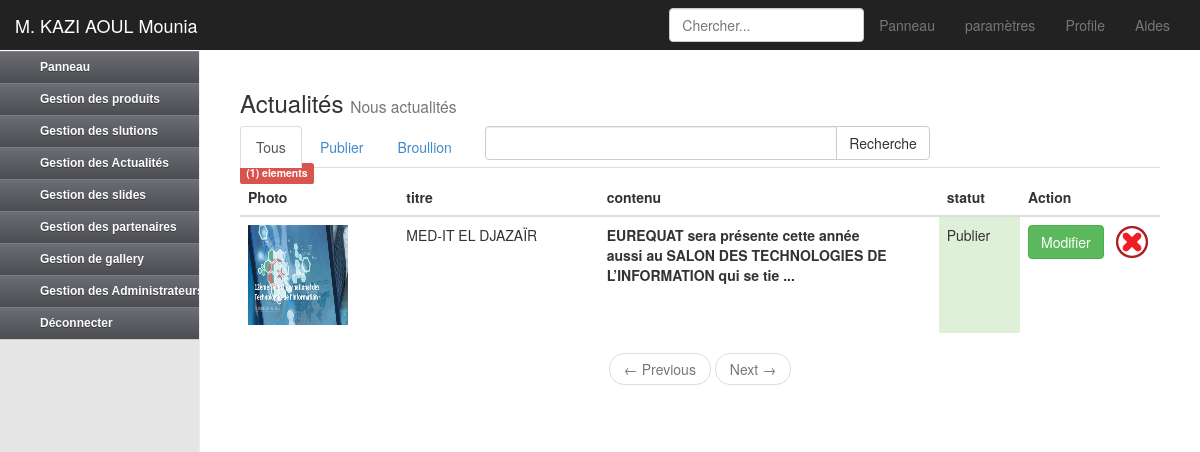
The app's page /image/afficherActualite.php (signed in) with its own data.
### tables this page shows
CREATE TABLE IF NOT EXISTS `actualite` (
  `id_actualite` int(11) NOT NULL AUTO_INCREMENT,
  `titre_actualite` varchar(100) NOT NULL,
  `auteur_actualite` int(100) NOT NULL,
  `contenu_actualite` longtext NOT NULL,
  `image_actualite` varchar(100) NOT NULL,
  `statut_actualite` int(100) NOT NULL,
  `date_actualite` timestamp NOT NULL DEFAULT CURRENT_TIMESTAMP ON UPDATE CURRENT_TIMESTAMP,
  PRIMARY KEY (`id_actualite`)
);

### image/afficherActualite.php (the view, shortened to what this page needs)
<?php
if(isset($_POST['recherche']))
{
$g=$_POST['testeRecherche'];
}
elseif(isset($_GET['g'])) $g=$_GET['g'];
else $g="KFTM0CF1K";
if(isset($_GET['o'])) $p=$_GET['o'];
else $p=0;
?>
   <div class="text-left" href="#actualite">
	<h3>Actualités <small>Nous actualités</small></h3>
	<ul class="nav nav-tabs" role="tablist">
	  <li class="<?php  if ($g=="KFTM0CF1K") echo "active"; else echo " "; ?>"><a href="afficherActualite.php?g=KFTM0CF1K#actualite">Tous</a></li>
	  <li class="<?php  if ($g=="KFTM1CF1K") echo "active"; else echo " ";  ?>"><a href="afficherActualite.php?g=KFTM1CF1K#actualite">Publier</a></li>
	  <li class="<?php  if ($g=="KFTM2CF1K") echo "active"; else echo " "; ?>"><a href="afficherActualite.php?g=KFTM2CF1K#actualite">Broullion</a></li>
			  <form action="afficherActualite.php#actualite" method="POST">
				<div class="row">
				<div class="col-lg-6">
				<div class="input-group">
				  <input type="text" name="testeRecherche" class="form-control" value="<?php if(isset($_POST['testeRecherche'])) echo $_POST['testeRecherche']; else echo ""; ?>">
				  <span class="input-group-btn">
					<input type="submit" class="btn btn-default" name="recherche" value="Recherche">
				  </span>
				</div>
				</div>
				</div>
			 </form>
	</ul>
	<table class="table table-hover">
		<thead>
			<tr>
				<th class="">Photo</th>
				<th class="">titre</th>
				<th class=""style="width: 340px;">contenu</th>
				<th class="">statut</th>
				<th class="" style="width: 140px;">Action</th>
			</tr>
		</thead>
		<tbody>
		<?php
		if($g=="KFTM0CF1K")
		{
		$f=4;
		$getNbrActualite = mysql_query("SELECT * FROM actualite ") or die(mysql_error());
		$getActualite = mysql_query("SELECT * FROM actualite ORDER BY date_actualite DESC LIMIT $p, $f " ) or die(mysql_error());
		$nombreResultat=mysql_num_rows($getNbrActualite);
		}
			while($actualite= mysql_fetch_array($getActualite))
			{
				$IDActualite = $actualite['id_actualite'];
				$titreActualite = $actualite['titre_actualite'];
				$imageActualite = $actualite['image_actualite'];
				$contenuActualite = $actualite['contenu_actualite'];
				$contenuActualite = substr($contenuActualite, 0, 150)."         ...";
				$statutActualite = $actualite['statut_actualite'];
		?>
		<form action="afficherActualite.php?g=<?php echo $g; ?>&o=<?php echo $p; ?>#actualite" method="POST" >
		<tr>
			<td><img  src="../image/actualite/<?php echo $imageActualite;?>" width="100px;" height="100px;"></td>
			<td><?php echo $titreActualite;?></td>
			<td style="width: 340px;"><?php echo $contenuActualite;?></td>
			<td class="<?php if($statutActualite=="0") echo"danger"; elseif($statutActualite=="1") echo"success"; else echo"";?>" ><?php if($statutActualite=="0") echo"Broullion"; elseif($statutActualite=="1") echo"Publier";?></td>
			<td>
				<button type="button" class="btn btn-success" onclick="window.location.replace('modifierActualite.php?monact=<?php echo $IDActualite; ?>#actualite');" >Modifier</button> &nbsp;
				<img  src="images/del.png" onclick="$('#sup<?php echo $IDActualite; ?>').toggle('slow');" style="cursor: pointer;" />
			</td>
		</tr>
		</form>
		<?php
			}
			if($p==0) $classPager="disabled"; else $classPager=""  ;
			if($p+4>$nombreResultat-1) $classPager1="disabled"; else $classPager1=""  ;
		?>
		<span class="label label-danger">(<?php echo $nombreResultat?>) elements</span>
		</tbody>
	</table>
<nav>
  <ul class="pager">
    <li class="<?php echo $classPager;?>"><a href="afficherActualite.php?g=<?php echo $g?>&o=<?php $o=$p-4; if ($o<0) {$o=0; echo $o;} else echo $o;?>#actualite" ><span aria-hidden="true">&larr;</span> Previous</a></li>
    <li class="<?php echo $classPager1;?>"><a href="afficherActualite.php?g=<?php echo $g?>&o=<?php $o=$p+4; if ($o >$nombreResultat-1) {$o=$p; echo $o;} else echo $o;?>#actualite">Next <span aria-hidden="true">&rarr;</span></a></li>
  </ul>
</nav>
</div>

### admin/css/dashboard.css (style rules this page uses)
body { padding-top: 50px; }

### admin/css/supplement.css (style rules this page uses)
body { background:url(img/bg.png) repeat;width:1200px;margin:0 auto }

### records on screen
actualite: image_actualite (picture), titre_actualite "MED-IT EL DJAZAÏR", contenu_actualite "EUREQUAT sera présente cette année aussi au SALON DES TECHNOLOGIES DE L’INFORMATION qui se tie ...", statut_actualite "Publier"

### other values on screen
$_SESSION["NOM_ADMIN_VAL"] "KAZI AOUL"
$_SESSION["PRENOM_ADMIN_VAL"] "Mounia"
$nombreResultat "1"
